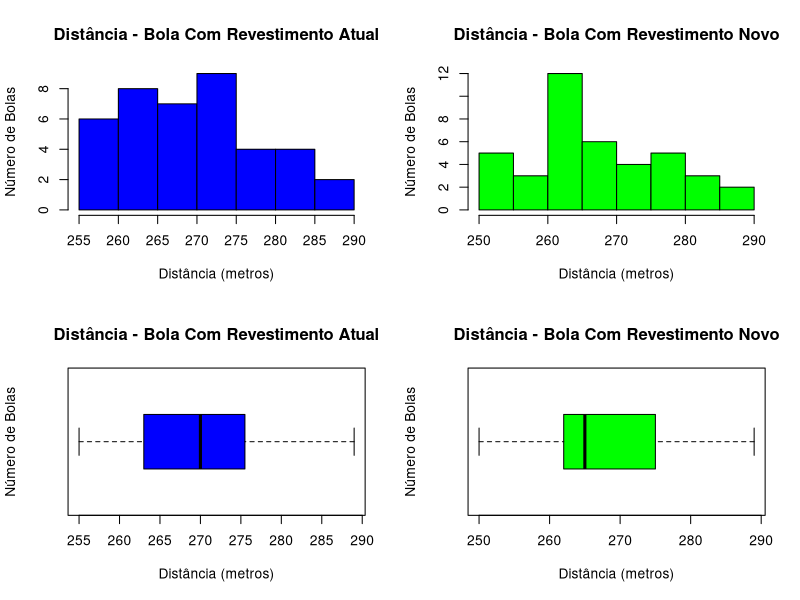
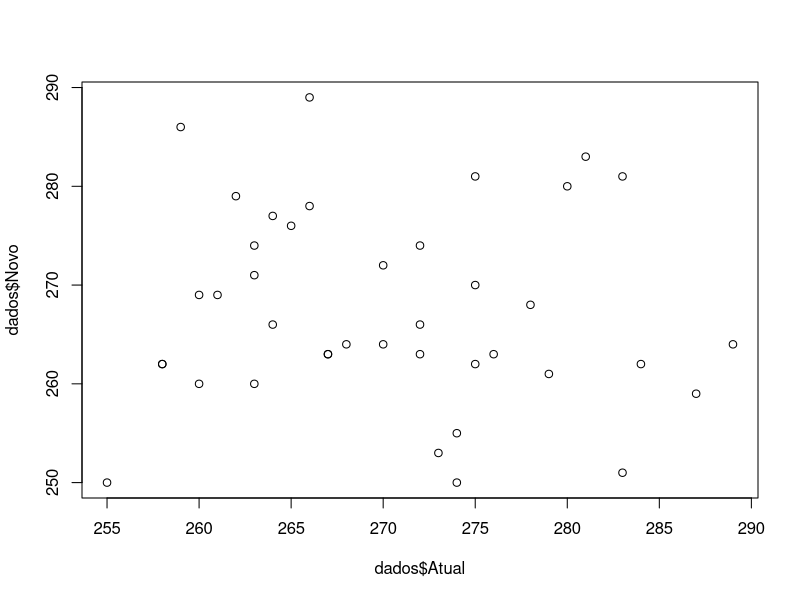

Reproduce these figures in R, in order.
# Teste de Hipóteses

setwd("~/Documents/BA/cap03/2-Cap03-R")
getwd()

# O Teste de Hipóteses é uma ferramenta estatística útil que pode ser usada para tirar uma conclusão 
# sobre a população a partir de uma amostra. 

# Pacotes
install.packages("readxl")
library(readxl)
library(e1071)

# Carregando o Dataset
dados <- read_excel("dados/Bola_Futebol.xlsx")
View(dados)
dim(dados)
str(dados)

##### Análise Exploratória ##### 

# Verificando valores missing
colSums(is.na(dados))

# Calculando as estatísticas
summary(dados)

# Vetor com o nome das estatísticas
nomes_stats <- c("Média", "Desvio Padrão", "Variância", "Tipo de Bola")

# Calculando as estatísticas para a Bola com Revestimento Atual
dados_stats_atual <- c(round(mean(dados$Atual), digits = 2), 
                       round(sd(dados$Atual), digits = 2), 
                       round(var(dados$Atual), digits = 2),
                       "Bola com Revestimento Atual")

# Calculando as estatísticas para a Bola com Revestimento Novo
dados_stats_novo <- c(round(mean(dados$Novo), digits = 2), 
                      round(sd(dados$Novo), digits = 2), 
                      round(var(dados$Novo), digits = 2),
                      "Bola com Revestimento Novo")

# Combina os resultados para comparação
dados_stats_combined <- rbind(nomes_stats, dados_stats_atual, dados_stats_novo)
View(dados_stats_combined)

# Análise Univariada

# Range
range_atual <- max(dados$Atual) - min(dados$Atual)
range_atual

range_novo <- max(dados$Novo) - min(dados$Novo)
range_novo

# Intervalo Interquartil
summary(dados)

IQR_atual <- IQR(dados$Atual)
IQR_atual

IQR_novo <- IQR(dados$Novo)
IQR_novo

# O intervalo interquartil de ambas as variáveis é equivalente aproximadamente a 12, ou seja, não
# há diferença entre os valores do primeiro ao terceiro quartil.

# Da média, pode-se dizer que as bolas do modelo de revestimento atual cobrem uma distância maior 
# que as bolas do novo modelo (em média), mas o desvio padrão é muito parecido. 
# Portanto, podemos dizer que não há muita diferença (significativa) nos dois modelos de revestimento da bola.

# Representação Gráfica

# A distribuição normal é a distribuição mais fácil de trabalhar, a fim de obter um entendimento 
# sobre estatísticas. As distribuições da vida real geralmente são distorcidas. Muita assimetria 
# e muitas técnicas estatísticas não funcionam. Como resultado, são utilizadas técnicas matemáticas 
# avançadas, incluindo logaritmos e técnicas de regressão quantílica. 
# http://www.econ.uiuc.edu/~roger/research/rq/rq.html

# Ajusta a área de plotagem
par(mfrow = c(2,2))

# Histograma
hist(dados$Atual, 
     main = "Distância - Bola Com Revestimento Atual", 
     xlab = "Distância (metros)", 
     ylab = "Número de Bolas", 
     col = "Blue")

hist(dados$Novo, 
     main = "Distância - Bola Com Revestimento Novo", 
     xlab = "Distância (metros)", 
     ylab = "Número de Bolas", 
     col = "Green")

# Um histograma é inclinado para a direita se o pico do histograma virar para a esquerda. 
# Portanto, a cauda do histograma tem uma inclinação positiva para a direita. 
# O raciocínio inverso é o mesmo.

# Boxplot
boxplot(dados$Atual, 
        main = "Distância - Bola Com Revestimento Atual", 
        xlab = "Distância (metros)", 
        ylab = "Número de Bolas", 
        col = "Blue", 
        horizontal = TRUE)

boxplot(dados$Novo, 
        main = "Distância - Bola Com Revestimento Novo", 
        xlab = "Distância (metros)", 
        ylab = "Número de Bolas", 
        col = "Green", 
        horizontal = TRUE)

# Boxplot assimétrico à esquerda
# Se a maior parte das observações estiver na extremidade superior da escala, um boxplot 
# será assimétrico à esquerda. 
# Consequentemente, o "bigode" esquerdo é mais longo que o "bigode" direito.
# Como resultado, a média é menor que a mediana.

# Boxplot assimétrico à direita
# Se um boxplot estiver assimétrico à direita, a caixa mudará para a esquerda e o 
# "bigode" direito ficará mais longo. Como resultado, a média é maior que a mediana.

# Portanto, a variável com revestimento atual é assimétrica à direita, pois a maioria dos 
# dados está localizada à direita do "pico". A média é maior que a mediana.

# A variável revestimento novo também é inclinada (assimétrica) à direita, pois a maioria dos dados 
# está localizada à direita do gráfico. A média é maior que a mediana.

summary(dados$Atual)
summary(dados$Novo)

# Assimetria

# Se uma cauda é mais longa que a outra, a distribuição é inclinada ou assimétrica. 
# Às vezes, essas distribuições são chamadas de distribuições assimétricas, pois não mostram 
# nenhum tipo de simetria. Simetria significa que metade da distribuição é uma imagem espelhada 
# da outra metade. Por exemplo, a distribuição normal é uma distribuição simétrica sem inclinação. 
# As caudas são exatamente as mesmas.

# Uma distribuição inclinada para a esquerda tem uma longa cauda esquerda. 
# As distribuições inclinadas para a esquerda também são chamadas de distribuições inclinadas 
# negativamente. Isso ocorre porque há uma cauda longa na direção negativa na linha numérica. 
# A média está à esquerda do pico.

# Uma distribuição inclinada à direita tem uma longa cauda direita. 
# Distribuições com inclinação à direita também são chamadas de distribuições com inclinação positiva. 
# Isso ocorre porque há uma cauda longa na direção positiva na linha numérica. 
# A média está à direita do pico.

# Em uma distribuição normal, a média e a mediana são o mesmo número, enquanto a média e a mediana 
# em uma distribuição assimétrica se tornam números diferentes. Podemos então calcular o 
# coeficiente de assimetria.

# Se a assimetria é menor que -1 ou maior que 1, a distribuição é altamente distorcida.
# Se a assimetria é entre -1 e -0,5 ou entre 0,5 e 1, a distribuição é enviesada (assimétrica) moderadamente.
# Se a assimetria é entre -0,5 e 0,5, a distribuição é aproximadamente simétrica.

# A medida positiva indicaria que a média dos valores dos dados é maior do que a mediana e 
# a distribuição dos dados é inclinada para a direita.

# Uma medida negativa indica que a média dos valores dos dados é menor que a mediana e a 
# distribuição dos dados é inclinada para a esquerda. 

skewness(dados$Atual)
summary(dados$Atual)

skewness(dados$Novo)
summary(dados$Novo)

# Curtose

# A curtose informa a altura e a nitidez do pico central, em relação a uma curva de sino padrão.
# A distribuição normal tem kurtosis igual a zero.

# Uma curtose negativa significa que sua distribuição é mais plana que uma curva normal com a 
# mesma média e desvio padrão. O raciocínio inverso é o mesmo.
kurtosis(dados$Atual)
kurtosis(dados$Novo)

# Se você estiver executando um teste estatístico paramétrico em seus dados (por exemplo, uma ANOVA), 
# o uso de dados altamente inclinados para a direita ou esquerda pode levar a resultados enganosos. 
# Portanto, se você deseja executar um teste nesse tipo de dados, execute uma transformação de log e 
# execute o teste nos números transformados.

# Teste de Normalidade - Shapiro Test
# Hipótese Nula (H0): Os dados são normalmente distribuídos. 
# Hipótese Alternativa (H1): Os dados não são normalmente distribuídos. 

# Se o valor-p for maior que 0.05 não rejeitamos a hipótese nula e podemos assumir a normalidade dos dados.
# Se o valor-p for menor que 0.05 rejeitamos a hipótese nula e não podemos assumir a normalidade dos dados.
?shapiro.test
shapiro.test(dados$Atual)
shapiro.test(dados$Novo)

# Conclusão da Análise Univariada

# A partir do boxplot e demais análises, pode-se dizer que não há discrepâncias. 
# A média do modelo de revestimentpo atual é 270,3 e a média do novo modelo é 267,5 e o desvio padrão 
# do atual é 8,7529 e o desvio padrão do novo é 9,8969. Não parece haver diferença significativa.

# Análise Bivariada

# Ajusta a área de plotagem
par(mfrow = c(1,1))

# Scatter Plot
plot(dados$Atual, dados$Novo)

# Correlação
cor(dados$Atual, dados$Novo)


# Teste de Hipóteses

# O Teste de Hipóteses é uma forma de inferência estatística que usa dados de uma amostra para tirar 
# conclusões sobre um parâmetro populacional ou uma distribuição de probabilidade populacional. 

# Primeiro, é feita uma suposição provisória sobre o parâmetro ou distribuição. Essa suposição é chamada 
# de hipótese nula e é indicada por H0. Uma hipótese alternativa (denotada H1), é o oposto do que é 
# declarado na hipótese nula. O procedimento de teste de hipóteses envolve o uso de dados 
# de amostra para determinar se H0 pode ou não ser rejeitada. 

# Se H0 for rejeitada, a conclusão estatística é que a hipótese alternativa H1 é verdadeira.

# Formulação da Hipótese

# Hipótese Nula (H0) – Não há diferença significativa entre a distância percorrida das bolas de futebol 
# com revestimento atual e novo.
# H0: muAtual - muNovo igual a 0 (zero)

# Hipótese Alternativa (H1) – Há diferença significativa entre a distância percorridad as bolas de futebol 
# com revestimento atual e novo.
# H1: muAtual - muNovo diferente de 0 (zero)

# A condição preliminar para se aplicar o teste t é a existência de distribuição normal dos dados 
# em ambos grupos de dados. 

# Todavia, existe um impasse! Há três tipos de test t: 
# teste t de uma amostra
# teste t de amostras independentes 
# teste t de amostras relacionadas (pareadas)

# Usamos o teste t de uma amostra para verificar os valores da variável em relação a média conhecida 
# de uma população.

# Para realizarmos os testes de igualdade de variâncias e os testes de médias, precisamos que as 
# duas populações sejam independentes. Esse é um teste de amostras independentes. Por isso paired = F. 

?t.test
teste_hipo <- t.test(dados$Atual, dados$Novo, paired = F, conf.level = 0.95, alternative = "t") 
teste_hipo

# O teste t pareado é útil para analisar o mesmo conjunto de itens que foram medidos sob duas 
# condições diferentes, as diferenças nas medições feitas sobre o mesmo assunto antes e depois 
# de um tratamento, ou diferenças entre dois tratamentos dados ao mesmo assunto.

# Interpretação do nosso resultado:

# Falhamos em rejeitar a hipótese nula, pois valor-p é maior que o limite de 0.05.
# Significa dizer que há uma probabilidade alta de não haver diferença significativa entre 
# os tipos de revestimento das bolas de futebol.

# Valor-p

# Probabiblidade de que a estatística do teste assuma um valor extremo em relação ao valor 
# observado quando H0 é verdadeira.

# Lembre-se disso (considerando oo valor-p de 0.05):

# Valor-p Baixo: Forte evidência empírica contra H0.
# Valor-p Alto: Pouca ou nenhuma evidência empírica contra H0

# Determinando a Força do Teste e o Tamanho o Ideal de Amostra

# Diferença das médias
delta_mean <- mean(dados$Atual) - mean(dados$Novo)
delta_mean

# Desvio padrão da diferença entre os dados
delta_desvio <- sd(dados$Atual - dados$Novo)
delta_desvio

# Size Effect
size_effect = delta_mean/delta_desvio
size_effect

# Power Test - Força do Teste -> Testa a confiança do teste T.

library(pwr)
?pwr.t.test
dim(dados)
power_teste <- pwr.t.test(n = 40, d = size_effect, sig.level = 0.05, alternative = "t")
power_teste

# Tamanho ideal da amostra
tamanho_amostra <- pwr.t.test(power = .95, d = 0.5, type = "t", alternative = "t", sig.level = .05)
tamanho_amostra

# A Conclusão da Análise e Recomendações ao Cliente você encontra no manual 
# em pdf no próximo item de aprendizagem.
